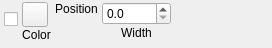
<?xml version="1.0" encoding="UTF-8"?>
<ui version="4.0">
 <class>propertyStroke</class>
 <widget class="QWidget" name="propertyStroke">
  <property name="geometry">
   <rect>
    <x>0</x>
    <y>0</y>
    <width>272</width>
    <height>48</height>
   </rect>
  </property>
  <property name="maximumSize">
   <size>
    <width>300</width>
    <height>16777215</height>
   </size>
  </property>
  <property name="windowTitle">
   <string>Form</string>
  </property>
  <layout class="QHBoxLayout" name="horizontalLayout">
   <property name="spacing">
    <number>4</number>
   </property>
   <property name="leftMargin">
    <number>4</number>
   </property>
   <property name="topMargin">
    <number>2</number>
   </property>
   <property name="rightMargin">
    <number>4</number>
   </property>
   <property name="bottomMargin">
    <number>2</number>
   </property>
   <item>
    <layout class="QVBoxLayout" name="verticalLayout_2">
     <property name="spacing">
      <number>1</number>
     </property>
     <item>
      <widget class="QCheckBox" name="cb_active">
       <property name="text">
        <string/>
       </property>
      </widget>
     </item>
     <item>
      <spacer name="verticalSpacer">
       <property name="orientation">
        <enum>Qt::Vertical</enum>
       </property>
       <property name="sizeType">
        <enum>QSizePolicy::Maximum</enum>
       </property>
       <property name="sizeHint" stdset="0">
        <size>
         <width>1</width>
         <height>9</height>
        </size>
       </property>
      </spacer>
     </item>
    </layout>
   </item>
   <item>
    <layout class="QVBoxLayout" name="verticalLayout">
     <property name="spacing">
      <number>1</number>
     </property>
     <item>
      <widget class="ColorButton" name="btn_color">
       <property name="text">
        <string/>
       </property>
       <property name="iconSize">
        <size>
         <width>18</width>
         <height>18</height>
        </size>
       </property>
      </widget>
     </item>
     <item>
      <widget class="QLabel" name="label">
       <property name="font">
        <font>
         <pointsize>9</pointsize>
        </font>
       </property>
       <property name="text">
        <string>Color</string>
       </property>
       <property name="alignment">
        <set>Qt::AlignHCenter|Qt::AlignTop</set>
       </property>
      </widget>
     </item>
    </layout>
   </item>
   <item>
    <layout class="QVBoxLayout" name="lyt_position">
     <property name="spacing">
      <number>1</number>
     </property>
     <item>
      <widget class="QLabel" name="label_2">
       <property name="font">
        <font>
         <pointsize>9</pointsize>
        </font>
       </property>
       <property name="text">
        <string>Position</string>
       </property>
       <property name="alignment">
        <set>Qt::AlignHCenter|Qt::AlignTop</set>
       </property>
      </widget>
     </item>
    </layout>
   </item>
   <item>
    <layout class="QVBoxLayout" name="verticalLayout_3">
     <property name="spacing">
      <number>1</number>
     </property>
     <item>
      <widget class="IntelligentSpinBox" name="sb_width">
       <property name="sizePolicy">
        <sizepolicy hsizetype="MinimumExpanding" vsizetype="Fixed">
         <horstretch>0</horstretch>
         <verstretch>0</verstretch>
        </sizepolicy>
       </property>
       <property name="decimals">
        <number>1</number>
       </property>
      </widget>
     </item>
     <item>
      <widget class="QLabel" name="label_4">
       <property name="font">
        <font>
         <pointsize>9</pointsize>
        </font>
       </property>
       <property name="text">
        <string>Width</string>
       </property>
       <property name="alignment">
        <set>Qt::AlignHCenter|Qt::AlignTop</set>
       </property>
      </widget>
     </item>
    </layout>
   </item>
   <item>
    <spacer name="horizontalSpacer">
     <property name="orientation">
      <enum>Qt::Horizontal</enum>
     </property>
     <property name="sizeHint" stdset="0">
      <size>
       <width>40</width>
       <height>20</height>
      </size>
     </property>
    </spacer>
   </item>
   <item>
    <layout class="QVBoxLayout" name="verticalLayout_4">
     <property name="spacing">
      <number>1</number>
     </property>
     <item>
      <widget class="QToolButton" name="btnDelete">
       <property name="text">
        <string/>
       </property>
       <property name="icon">
        <iconset resource="../../resources/icons/icons.qrc">
         <normaloff>:/icons/dark/delete-24px.svg</normaloff>:/icons/dark/delete-24px.svg</iconset>
       </property>
       <property name="autoRaise">
        <bool>true</bool>
       </property>
      </widget>
     </item>
     <item>
      <spacer name="verticalSpacer_2">
       <property name="orientation">
        <enum>Qt::Vertical</enum>
       </property>
       <property name="sizeType">
        <enum>QSizePolicy::Maximum</enum>
       </property>
       <property name="sizeHint" stdset="0">
        <size>
         <width>1</width>
         <height>15</height>
        </size>
       </property>
      </spacer>
     </item>
    </layout>
   </item>
  </layout>
 </widget>
 <customwidgets>
  <customwidget>
   <class>ColorButton</class>
   <extends>QToolButton</extends>
   <header>src/gui/widgets/colorbutton.h</header>
  </customwidget>
  <customwidget>
   <class>IntelligentSpinBox</class>
   <extends>QDoubleSpinBox</extends>
   <header>src/gui/widgets/intelligentspinbox.h</header>
  </customwidget>
 </customwidgets>
 <resources>
  <include location="../../resources/icons/icons.qrc"/>
 </resources>
 <connections/>
</ui>
